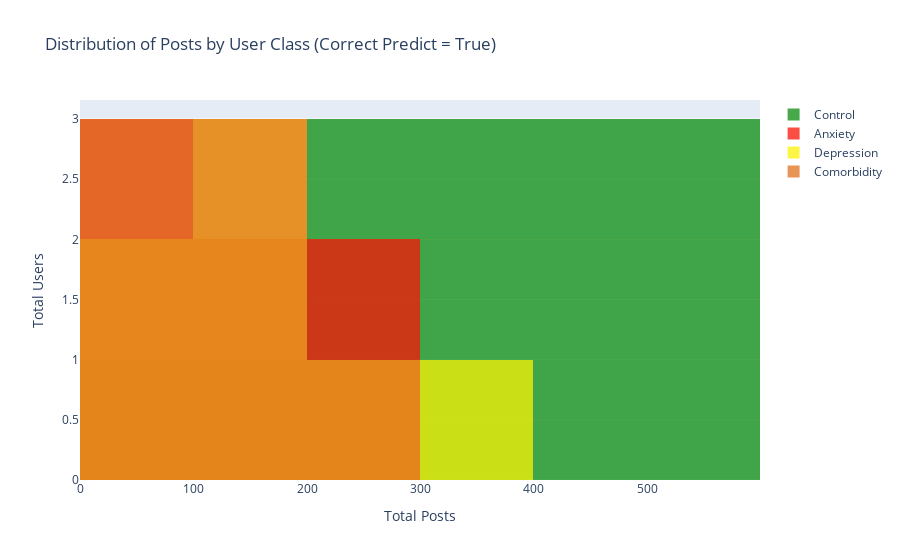
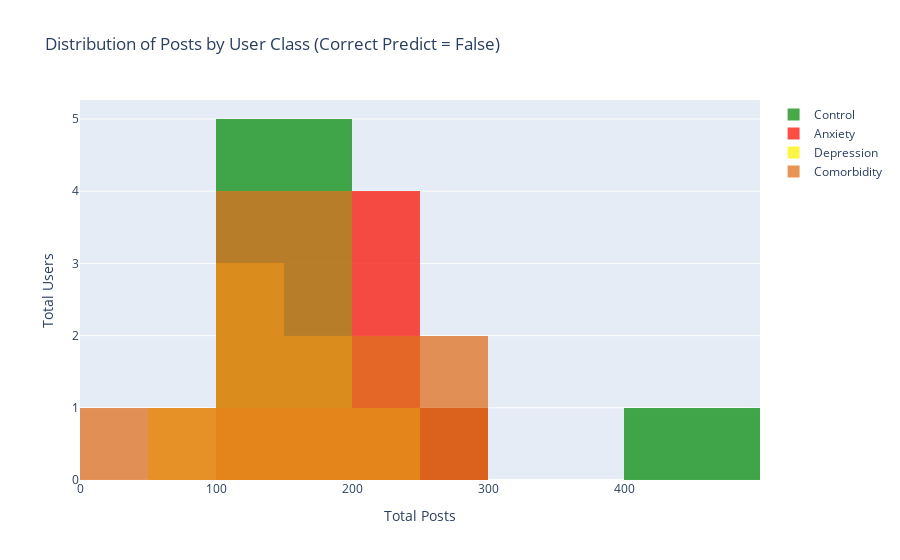

The code cell stored with these charts, in order, in its notebook:
### Code cell
generate_plot_total_posts(sub_smhd_test[sub_smhd_test.correct_prediction == True], type_plot='overlay')
generate_plot_total_posts(sub_smhd_test[sub_smhd_test.correct_prediction == False], type_plot='overlay')

### Figure 1 — Plotly figure (JSON) as saved in the notebook; plotly's stock layout.template omitted (floating-point values rounded to 4 significant figures)
{"data": [{"marker": {"color": "#0A8D0E"}, "name": "Control", "opacity": 0.75, "type": "histogram", "x": [110, 505, 321, 404, 268, 356, 451]}, {"marker": {"color": "#FA1507"}, "name": "Anxiety", "opacity": 0.75, "type": "histogram", "x": [247, 76, 191, 61, 248, 149, 66]}, {"marker": {"color": "#FAF307"}, "name": "Depression", "opacity": 0.75, "type": "histogram", "x": [97, 126, 234, 105, 67, 318, 106]}, {"marker": {"color": "#E0711F"}, "name": "Comorbidity", "opacity": 0.75, "type": "histogram", "x": [93, 196, 70, 190, 187, 213, 59]}], "layout": {"barmode": "overlay", "title": {"text": "Distribution of Posts by User Class (Correct Predict = True)"}, "xaxis": {"title": {"text": "Total Posts"}}, "yaxis": {"title": {"text": "Total Users"}}}}

### Figure 2 — Plotly figure (JSON) as saved in the notebook; plotly's stock layout.template omitted (floating-point values rounded to 4 significant figures)
{"data": [{"marker": {"color": "#0A8D0E"}, "name": "Control", "opacity": 0.75, "type": "histogram", "x": [187, 132, 227, 464, 178, 166, 194]}, {"marker": {"color": "#FA1507"}, "name": "Anxiety", "opacity": 0.75, "type": "histogram", "x": [236, 230, 235, 103, 278, 165, 202]}, {"marker": {"color": "#FAF307"}, "name": "Depression", "opacity": 0.75, "type": "histogram", "x": [81, 161, 245, 142, 193, 145, 100]}, {"marker": {"color": "#E0711F"}, "name": "Comorbidity", "opacity": 0.75, "type": "histogram", "x": [103, 140, 100, 64, 200, 113, 265]}], "layout": {"barmode": "overlay", "title": {"text": "Distribution of Posts by User Class (Correct Predict = False)"}, "xaxis": {"title": {"text": "Total Posts"}}, "yaxis": {"title": {"text": "Total Users"}}}}
